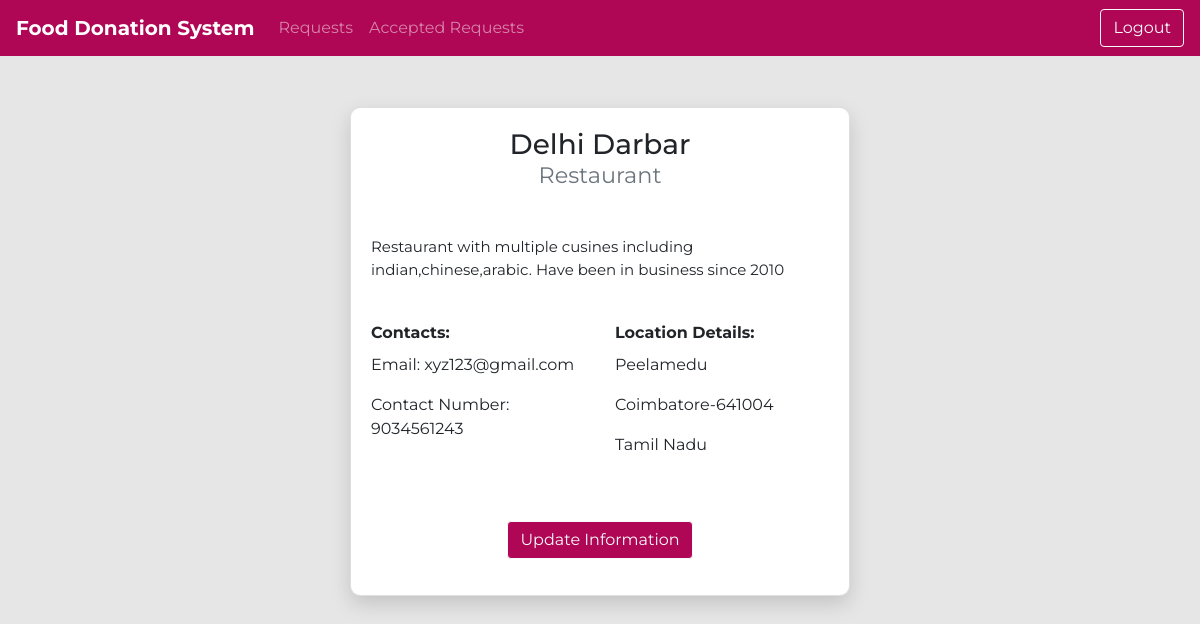
Page /home.php (signed in) on the committed database.
### tables this page shows
CREATE TABLE `signup` (
  `Email` varchar(30) NOT NULL,
  `Password` varchar(60) NOT NULL,
  `Role` varchar(20) NOT NULL,
  `Name` varchar(60) NOT NULL,
  `Contact` varchar(20) NOT NULL,
  `About` varchar(500) NOT NULL,
  `Address` varchar(200) NOT NULL,
  `City` varchar(20) NOT NULL,
  `Pincode` varchar(10) NOT NULL,
  `State` varchar(20) NOT NULL,
  `token` longtext NOT NULL
);

### home.php (the view, shortened to what this page needs)
<?php
    include "dbconnection.php";
        ?>
<!DOCTYPE html>
<html lang="en">
<head>
    <link href="https://maxcdn.bootstrapcdn.com/bootstrap/4.0.0/css/bootstrap.min.css"
 rel="stylesheet" >
</head>
<body>
    <nav class="navbar navbar-expand-sm navbar-dark bg-dark">
        <a href="#" class="navbar-brand">Food Donation System</a>
        <?php
         if($_SESSION['ROLE'] == "Restaurant"){
        ?>
        <div class="collapse navbar-collapse" id="navbarMenu">
            <ul class="navbar-nav">
                <li class="nav-item">
                    <a href="requests.php" class="nav-link">Requests</a>
                </li>
                <li class="nav-item">
                    <a href="acceptedrequests.php" class="nav-link">Accepted Requests</a>
                </li>
            </ul>
        </div>
          <?php
          }
          ?>
          <?php
          if($_SESSION['ROLE'] == "Caterer"){
           ?>
           <button class="btn btn-outline-light my-2 my-sm-0" onclick="window.location='setinactive.php?email=<?php echo $_SESSION['EMAIL'] ?>'" name="logout" type="Logout">Logout</button>
           <?php
          }else{
          ?>
        <button class="btn btn-outline-light my-2 my-sm-0" onclick="window.location='SignIn.php'" name="logout" type="Logout">Logout</button>
        <?php
          }
          ?>
    </nav>
    <div class="container">
        <div class="row">
            <div class="col-md-12">
            </div>
        </div>
    </div>
    <?php
     $Email = $_SESSION['EMAIL'];
     $query = "select * from signup ";
     $query .= "where Email='$Email'";
     $result = mysqli_query($connection, $query);
    while($row=$result->fetch_assoc()){
         $role = $_SESSION['ROLE'];
         $name = $row['Name'];
         $about = $row['About'];
         $contact = $row['Contact'];
         $address = $row['Address'];
         $city = $row['City'];
         $pincode = $row['Pincode'];
         $state = $row['State'];
    }
    ?>
    <div class="page-wrapper bg-gra-02 p-t-130 p-b-100 ">
        <div class="wrapper wrapper--w680">
            <div class="card card-4">
                <div class="card-body">
                    <h3 class="title text-center" id="heading-k"><?php echo $name; ?><br><p class="text-muted mb-0 small"><?php echo $role; ?></p></h3> <br>
                        <div class="form-group">
                        <div class="row pt-3">
                            <div class="col">
                                <label for="name">
                                        <p id="about"><?php echo $about; ?></p>
                                    </label>
                            </div>
                        </div>
                        <div class="row pt-3">
                            <div class="col">
                                <label for="name"><b>
                                        <h7> Contacts:</h7>
                                    </b></label>
                                     <p><?php echo "Email: ".$Email; ?></p>
                                     <p><?php echo "Contact Number: ".$contact; ?></p>
                            </div>
                            <div class="col">
                                <label for="pass"><b>
                                        <h7>Location Details:</h7>
                                    </b></label>
                                    <p><?php echo $address; ?></p>
                                     <p><?php echo $city."-".$pincode; ?></p>
                                     <p><?php echo $state; ?></p>
                            </div>
                        </div>
                       <br>
                        <br>
                         <center>
                        <button id="update" class="btn btn-outline-light my-2 my-sm-0" data-toggle="modal" data-target="#exampleModal">Update Information</button>
                        </center>
                </div>
            </div>
        </div>
    </div>
</body>
</html>

### home.php (style rules this page uses)
body { font-family: montserrat, arial, verdana; background: rgb(230,230,230) !important; }
.navbar { background-color:rgb(175, 6, 85) !important; }
.navbar-brand { font-weight: bold !important; }
.card-4 { background: white !important; ; -webkit-border-radius: 10px; -moz-border-radius: 10px; border-radius: 10px; -webkit-box-shadow: 0px 8px 20px 0px rgba(0, 0, 0, 0.15); -moz-box-shadow: 0px 8px 20px 0px rgba(0, 0, 0, 0.15); box-shadow: 0px 8px 20px 0px rgba(0, 0, 0, 0.15); }
.p-t-130 { padding-top: 50px; }
.p-b-100 { padding-bottom: 300px; }
.page-wrapper { min-height: 50vh; }
.wrapper { margin: 0 auto; }
.wrapper--w680 { max-width: 500px; }
* { margin: 0; padding: 0; }
html { height: 100%; }
#about { font-size:15px; }
#update { background-color:rgb(175, 6, 85) !important; }

### rows in the picture
signup: Name "Delhi Darbar", About "Restaurant with multiple cusines including indian,chinese,arabic. Have been in business since 2010", Contact "9034561243", Address "Peelamedu", City "Coimbatore", Pincode "641004", State "Tamil Nadu"

### other values in the picture
$role "Restaurant"
$Email "xyz123@gmail.com"
